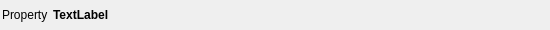
<?xml version="1.0" encoding="UTF-8"?>
<ui version="4.0">
 <class>PreflightUpdatedValueWidget</class>
 <widget class="QFrame" name="PreflightUpdatedValueWidget">
  <property name="geometry">
   <rect>
    <x>0</x>
    <y>0</y>
    <width>550</width>
    <height>30</height>
   </rect>
  </property>
  <layout class="QHBoxLayout" name="horizontalLayout">
   <property name="spacing">
    <number>5</number>
   </property>
   <property name="leftMargin">
    <number>2</number>
   </property>
   <property name="topMargin">
    <number>2</number>
   </property>
   <property name="rightMargin">
    <number>2</number>
   </property>
   <property name="bottomMargin">
    <number>2</number>
   </property>
   <item>
    <widget class="QLabel" name="label">
     <property name="text">
      <string>Property</string>
     </property>
    </widget>
   </item>
   <item>
    <widget class="QLabel" name="value">
     <property name="sizePolicy">
      <sizepolicy hsizetype="Expanding" vsizetype="Preferred">
       <horstretch>0</horstretch>
       <verstretch>0</verstretch>
      </sizepolicy>
     </property>
     <property name="styleSheet">
      <string notr="true">QLabel {
font-weight: bold;
font-size: 12px;
}</string>
     </property>
     <property name="text">
      <string>TextLabel</string>
     </property>
     <property name="wordWrap">
      <bool>true</bool>
     </property>
    </widget>
   </item>
   <item>
    <spacer name="horizontalSpacer">
     <property name="orientation">
      <enum>Qt::Horizontal</enum>
     </property>
     <property name="sizeType">
      <enum>QSizePolicy::Preferred</enum>
     </property>
     <property name="sizeHint" stdset="0">
      <size>
       <width>40</width>
       <height>20</height>
      </size>
     </property>
    </spacer>
   </item>
  </layout>
 </widget>
 <resources/>
 <connections/>
</ui>
